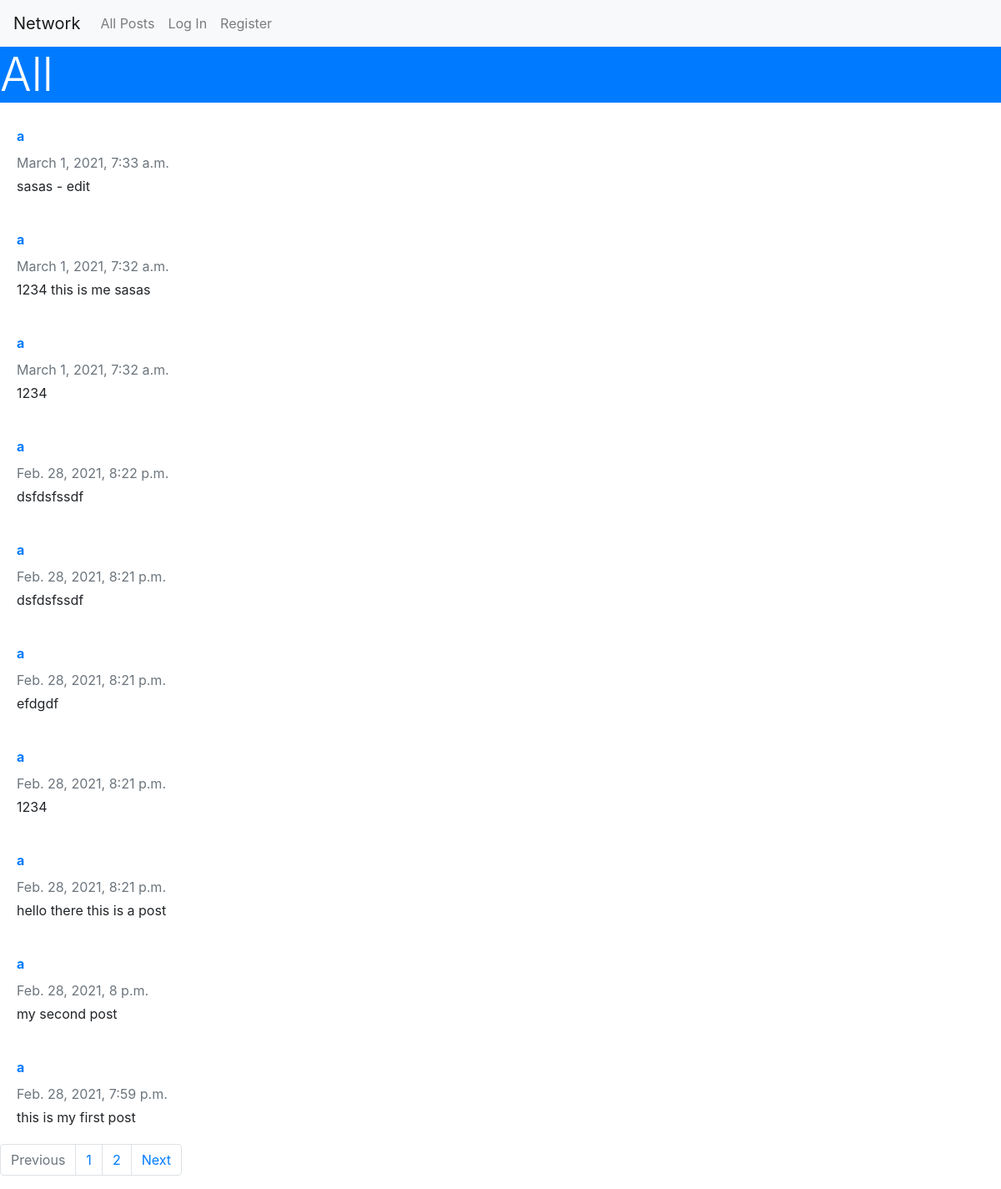
/all, run on an earlier commit of the app's database.
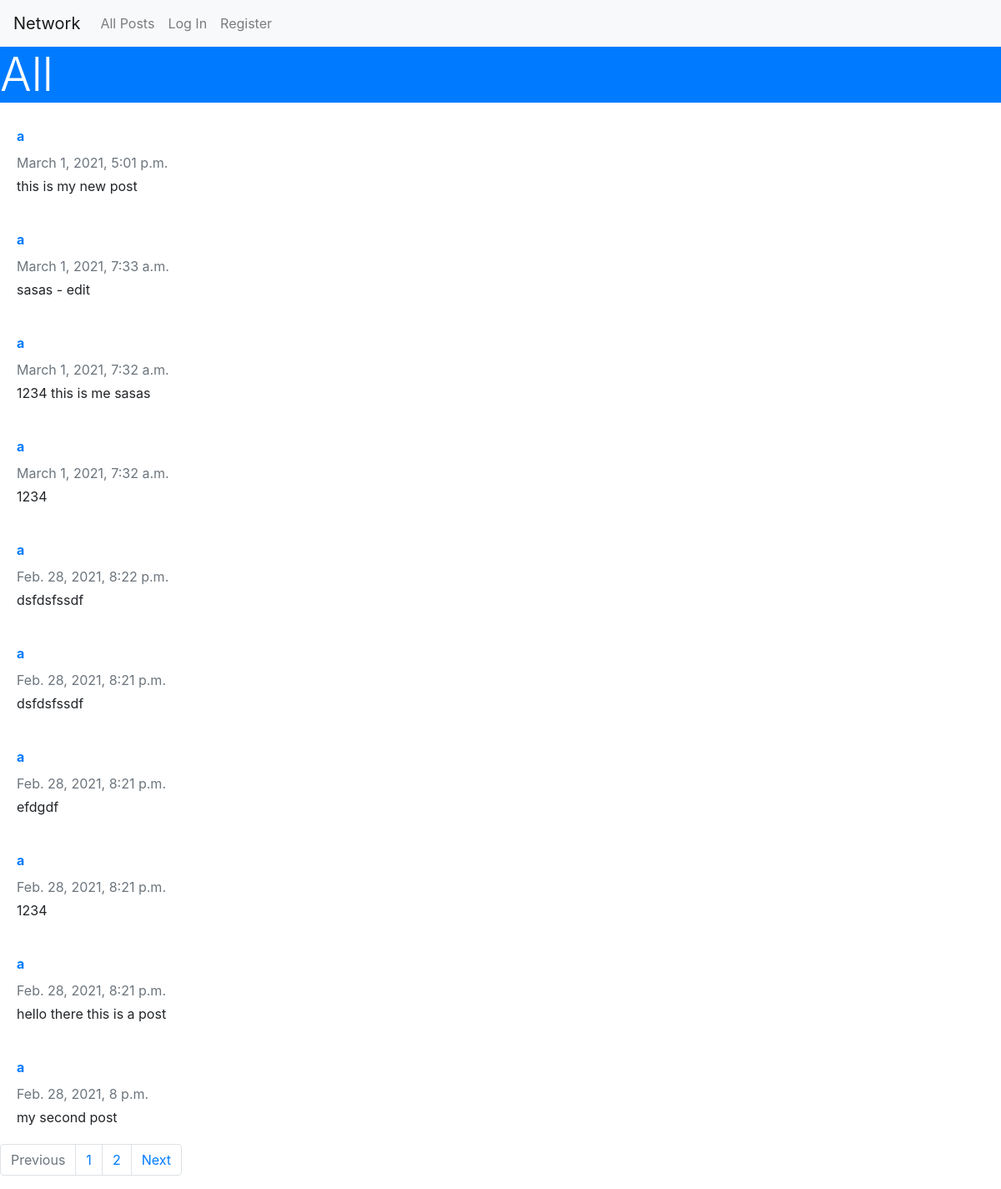
And on a later commit of the database.
### network/models.py (models this page shows, shortened)
class Post(models.Model):
    content = models.TextField()
    owner = models.ForeignKey(User, on_delete=models.CASCADE, related_name='posts')
    time_created = models.DateTimeField(auto_now_add=True)
    user_likes = models.ManyToManyField(User, related_name='post_likes')
    class Meta:
        ordering = ['-time_created']

class User(AbstractUser):
    following = models.ManyToManyField('User', related_name='followers')

### network/views.py (the view)
# urls.py: path('all', views.all_posts, name='all_posts'),
def all_posts(request):
    posts = Post.objects.all()
    paginator = Paginator(posts, 10)
    page_number = request.GET.get('page')
    page_obj = paginator.get_page(page_number)
    return render(request, 'network/posts/post_list.html', {'title': 'All', 'posts': page_obj,
                                                            'page_num_range': range(page_obj.paginator.num_pages)})

### network/templates/network/posts/post_list.html (shortened to what this page needs)
{% extends 'network/layout.html' %}
{% block body %}
    <h3 class="display-4 btn-primary">{{ title }}</h3>
    {% for post in posts %}
       <div class="card-body d-flex flex-column align-items-start">
              <strong class="d-inline-block mb-2 text-primary"><a href="{% url 'user_profile' post.owner.id %}">{{ post.owner.username }}</a></strong>
              <div class="mb-1 text-muted">{{ post.time_created }}</div>
              <p class="card-text mb-auto">{{ post.content }}</p>
        </div>
    {% empty %}
        There are no posts right now, return later
    {% endfor %}
    <nav aria-label="Page navigation example">
      <ul class="pagination justify-content-start">
        {% if posts.has_previous %}
             <li class="page-item">
                <a class="page-link" href="?page={{ posts.previous_page_number }}" tabindex="-1" aria-disabled="false">Previous</a>
            </li>
        {% else %}
            <li class="page-item disabled">
                <a class="page-link" href="#" tabindex="-1" aria-disabled="true">Previous</a>
            </li>
        {% endif %}
        {% for i in page_num_range %}
                <li class="page-item"><a class="page-link" href="?page={{ i|add:1 }}">{{ i|add:1 }}</a></li>
        {% endfor %}
        {% if posts.has_next %}
            <li class="page-item">
          <a class="page-link" href="?page={{ posts.next_page_number }}">Next</a>
        </li>
        {% endif %}
      </ul>
    </nav>
{% endblock %}

What changed in the data, as far as the page shows it:
no longer on this page (row edited): Post: owner.username "a", time_created "Feb. 28, 2021, 7:59 p.m.", content "this is my first post"
added Post: owner.username "a", time_created "March 1, 2021, 5:01 p.m.", content "this is my new post"
